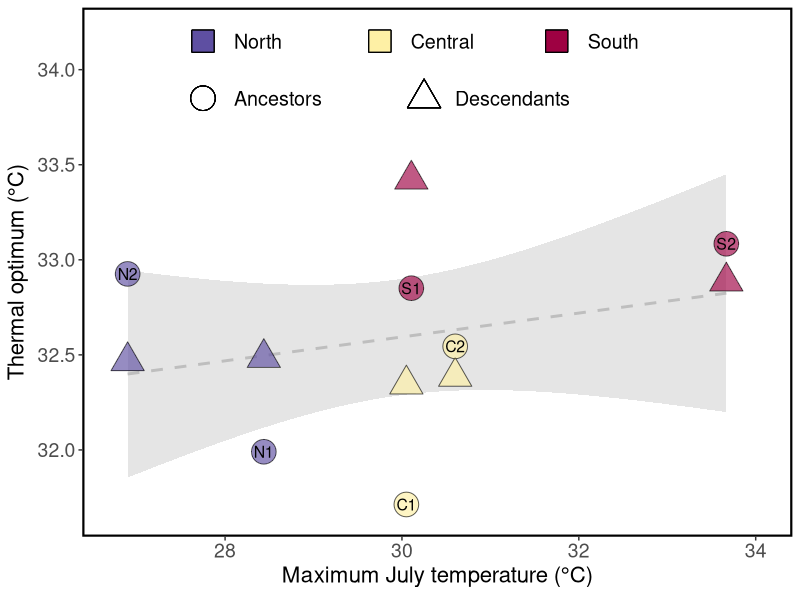
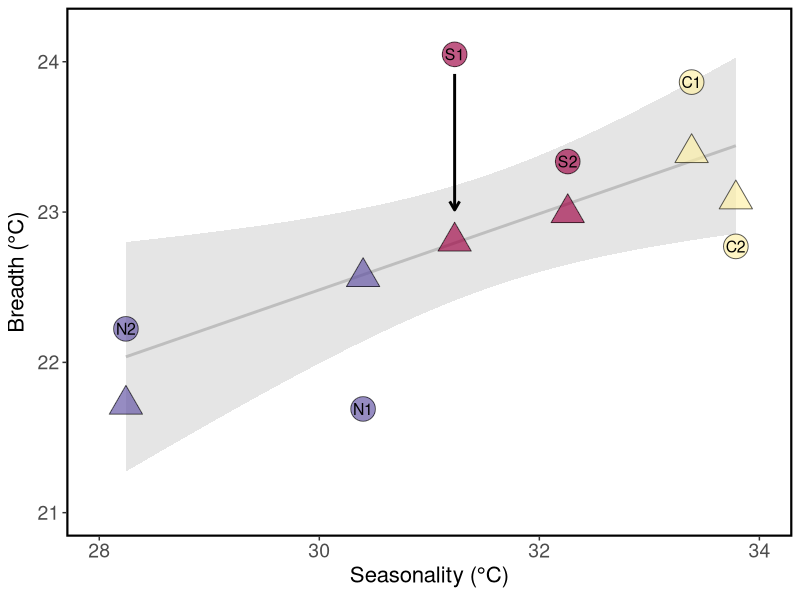
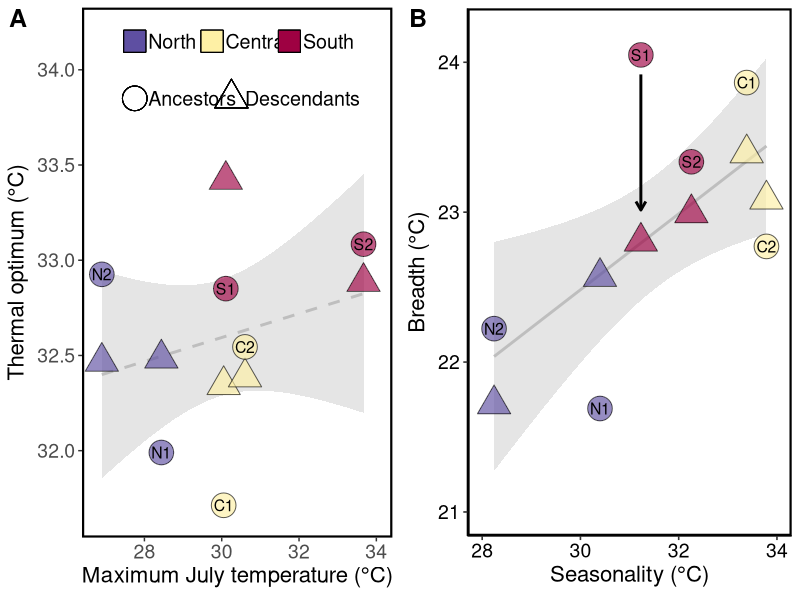

These charts were generated, in order, by the following R code:
#### PROJECT: Mimulus cardinalis TPC project
#### PURPOSE: Determine if TPC parameters have evolved, and whether they are 
#### correlated with climatic data 
#### AUTHOR: Rachel Wooliver 

library(ggplot2)
library(tidyverse)
theme_set(theme_bw())


###########################
# read in the data
###########################
popBayes_params <- read.csv("Analysis output/group_mean_params_av.csv") # these are the parameters for the Bayes model including family-averaged data
avJMT <- read.csv("Processed data/average JMT by pop.csv") # population-averaged july max temp
avS <- read.csv("Processed data/average seasonality by pop.csv") # population-averaged seasonality



###########################
# add JMT and seasonality means and anomalies to tpc parameter dataset
###########################
pop_params <- popBayes_params
pop_params$meanJMT <- rep(avJMT$meanJMT, 2)
pop_params$devJMT <- rep(avJMT$avDevJMT, 2)
pop_params$meanS <- rep(avS$meanS, 2)
pop_params$devS <- rep(avS$avDevS, 2)


###########################
# add region and make factors
###########################
pop_params$reg <- rep(rep(c("N", "C", "S"), each=2),2)
pop_params$reg <- as.factor(pop_params$reg)
pop_params$reg <- factor(pop_params$reg, levels(pop_params$reg)[c(2,1,3)])
pop_params$year <- as.factor(pop_params$year)
pop_params$Pop <- as.factor(pop_params$Pop)
pop_params$Pop <- factor(pop_params$Pop, levels(pop_params$Pop)[rev(c(3,4,1,2,5,6))])


###########################
# shapes for years
# 2010=circle, 2017=triangle
###########################
shapes <- c(21,24)


###########################
# create datasets by year
###########################
dat2010 <- pop_params[which(pop_params$year==2010),]
dat2017 <- pop_params[which(pop_params$year==2017),]







##################################################################
##### Fig 3 of TPC manuscript
##################################################################
palpha <- 0.65
psize <- 8
tsize <- 4
############################
# is topt related to historical July max temps? 
# test of divergence across space
############################

# model of topt across historical July max temps
# no effects
mod <- lm(maximaBT~meanJMT*year, data=pop_params)
anova(mod)
round(summary(mod)$adj.r.squared,digits=3)
round(as.data.frame(summary(mod)$coefficients)$Estimate[2],digits=3)
shapiro.test(residuals(mod)) # normally distributed residuals

# remove year from model
mod <- lm(maximaBT~meanJMT, data=pop_params)
anova(mod) # df=1,10; ss=0.20412; msq=0.20412;  f=0.9029; p=0.3644
round(summary(mod)$adj.r.squared,digits=3) # rsqadj=-0.009
round(as.data.frame(summary(mod)$coefficients)$Estimate[2],digits=3) # b=0.063
shapiro.test(residuals(mod)) # normally distributed residuals

# remove temp from model
mod <- lm(maximaBT~year, data=pop_params)
anova(mod) # df=1,10; ss=0.06488; msq=0.06488;  f=0.2703; p=0.6144
round(summary(mod)$adj.r.squared,digits=3) # rsqadj=-0.071
round(as.data.frame(summary(mod)$coefficients)$Estimate[2],digits=3) # b=0.147
shapiro.test(residuals(mod)) # normally distributed residuals



# plot
plot1Bayes <- ggplot(dat2010, aes(x=meanJMT, y=maximaBT)) + 
  geom_smooth(data=pop_params, method="lm", se=T, color="gray", fill="gray", size=1, alpha=0.4, linetype=2) + 
  geom_point(data=dat2017, aes(fill=reg), shape=shapes[2], color="black", size=psize, alpha=palpha) +
  geom_point(aes(fill=reg, shape=year), color="black", size=psize, alpha=palpha) + 
  guides(size = FALSE, fill=FALSE, shape=FALSE) +
  scale_fill_manual(values=c("#5E4FA2", "#FEF0A5", "#9E0142")) +
  scale_shape_manual(values=c(shapes)[1]) +
  labs(y=expression(paste("Thermal optimum (°C)")),
       x=expression(paste("Maximum July temperature (°C)"))) +
  annotate("text", label = c("North", "Central", "South"), y = 34.15, x = c(28.1,30.1,32.1), size = 5, colour = "black", hjust = 0) +
  geom_point(aes(y=34.15, x=27.75), shape=22, size=8, fill="#5E4FA2") +
  geom_point(aes(y=34.15, x=29.75), shape=22, size=8, fill="#FEF0A5") +
  geom_point(aes(y=34.15, x=31.75), shape=22, size=8, fill="#9E0142") +
  annotate("text", label = c("Ancestors", "Descendants"), y = 33.85, x = c(28.1,30.6), size = 5, colour = "black", hjust = 0) +
  geom_point(aes(y=33.85, x=27.75), shape=shapes[1], size=8) +
  geom_point(aes(y=33.85, x=30.25), shape=shapes[2], size=8) +
  xlim(c(26.75,34.05)) + ylim(c(31.67,34.2)) +
  theme_bw() +
  theme(axis.text=element_text(size=14), axis.title=element_text(size=16),
        legend.position = "none", panel.border = element_rect(colour = "black", fill=NA, size=1.5),
        strip.background = element_rect(colour=NA, fill=NA),
        strip.text.x = element_text(size=20, face="bold"),
        panel.grid.major = element_blank(), panel.grid.minor = element_blank()) +
  annotate("text", label = c("N1", "N2", "C1", "C2", "S1", "S2"), y = dat2010$maximaBT, x = dat2010$meanJMT, size = tsize, colour = "black")
  
  
  plot1Bayes
  
  
  


############################
# is B50 related to seasonality? 
# test of divergence across space
############################

# model of B50 across seasonality
# B50 tends to increase with seasonality
mod <- lm(B50~meanS*year, data=pop_params)
anova(mod) 
# remove cohort
mod <- lm(B50~meanS, data=pop_params)
anova(mod) # df=1,10; ss=2.7252 ; msq=2.72523  ;  f=7.9093  ; p=0.0184
round(summary(mod)$adj.r.squared,digits=3) # rsqadj=0.386
round(as.data.frame(summary(mod)$coefficients)$Estimate[2],digits=3) # b=0.253
shapiro.test(residuals(mod)) # normally distributed residuals
# remove seasonality
mod <- lm(B50~year, data=pop_params)
anova(mod) # df=1,10; ss=0.1564  ; msq=0.15643    ;  f=0.2601   ; p=0.6211
round(summary(mod)$adj.r.squared,digits=3) # rsqadj= -0.072
round(as.data.frame(summary(mod)$coefficients)$Estimate[2],digits=3) # b= -0.228
shapiro.test(residuals(mod)) # normally distributed residuals


# plot
arrs <- data.frame(x=dat2010$meanS,
                   xend=dat2017$meanS,
                   y=dat2010$B50 + c(0,0,0,0,-0.13,0),
                   yend=dat2017$B50 + c(0,0,0,0,0.21,0))

plot2bBayes <- ggplot(dat2010, aes(x=meanS, y=B50)) + 
  geom_smooth(data=pop_params, method="lm", se=T, color="gray", fill="gray", size=1, alpha=0.4, linetype=1) +
  geom_point(data=dat2017, aes(fill=reg), shape=shapes[2], color="black", size=psize, alpha=palpha) +
  geom_segment(data = arrs[5,], aes(x=x, xend=xend, y=y, yend=yend), size = 1, color="black",
               arrow = arrow(length = unit(0.25, "cm"))) +
  xlim(c(28,34)) +
  ylim(c(21,24.2)) +
  geom_point(aes(fill=reg, shape=year), color="black", size=psize, alpha=palpha) + 
  guides(size = FALSE, fill=FALSE, shape=FALSE) +
  scale_fill_manual(values=c("#5E4FA2", "#FEF0A5", "#9E0142")) +
  scale_shape_manual(values=c(shapes)[1]) +
  labs(y=expression(paste("Breadth (°C)")),
       x=expression(paste("Seasonality (°C)"))) +
  theme(axis.text=element_text(size=14),
        axis.title.y=element_text(size=16),
        axis.title.x = element_text(size=16),
        #axis.text.y=element_blank(),
        legend.position = "none", 
        panel.border = element_rect(colour = "black", fill=NA, size=1.5),
        strip.background = element_rect(colour=NA, fill=NA),
        strip.text.x = element_text(size=20, face="bold"),
        panel.grid.major = element_blank(), 
        panel.grid.minor = element_blank()) +
  annotate("text", label = c("N1", "N2", "C1", "C2", "S1", "S2"), y = dat2010$B50, x = dat2010$meanS, size = tsize, colour = "black")


plot2bBayes





# plot climate vs. tpc parameter regressions 
library(ggpubr)
theme_set(theme_pubr())
figure <- ggarrange(plot1Bayes, plot2bBayes, ncol=2, nrow=1, labels = c("A","B"), font.label = list(size=18))
pdf("Figures/Figure 4.pdf", height=4.5, width=10)
figure
dev.off()


